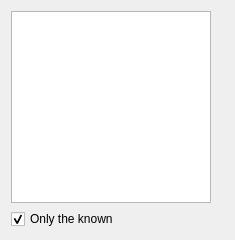
           <widget class="QWidget" name="tabEncyclopediaMonster">
            <attribute name="icon">
             <iconset resource="../fight/resources/client-resources-fight.qrc">
              <normaloff>:/CC/images/monsters/default/small.png</normaloff>:/CC/images/monsters/default/small.png</iconset>
            </attribute>
            <attribute name="title">
             <string>Monster</string>
            </attribute>
            <layout class="QHBoxLayout" name="horizontalLayout_61">
             <item>
              <layout class="QVBoxLayout" name="verticalLayout_38">
               <item>
                <widget class="QListWidget" name="listWidgetEncyclopediaMonster">
                 <property name="minimumSize">
                  <size>
                   <width>200</width>
                   <height>0</height>
                  </size>
                 </property>
                 <property name="maximumSize">
                  <size>
                   <width>200</width>
                   <height>16777215</height>
                  </size>
                 </property>
                 <property name="iconSize">
                  <size>
                   <width>32</width>
                   <height>32</height>
                  </size>
                 </property>
                </widget>
               </item>
               <item>
                <widget class="QCheckBox" name="checkBoxEncyclopediaMonsterKnown">
                 <property name="maximumSize">
                  <size>
                   <width>200</width>
                   <height>16777215</height>
                  </size>
                 </property>
                 <property name="text">
                  <string>Only the known</string>
                 </property>
                 <property name="checked">
                  <bool>true</bool>
                 </property>
                </widget>
               </item>
              </layout>
             </item>
             <item>
              <widget class="QLabel" name="labelEncyclopediaMonster">
               <property name="textFormat">
                <enum>Qt::RichText</enum>
               </property>
               <property name="wordWrap">
                <bool>true</bool>
               </property>
              </widget>
             </item>
            </layout>
           </widget>
